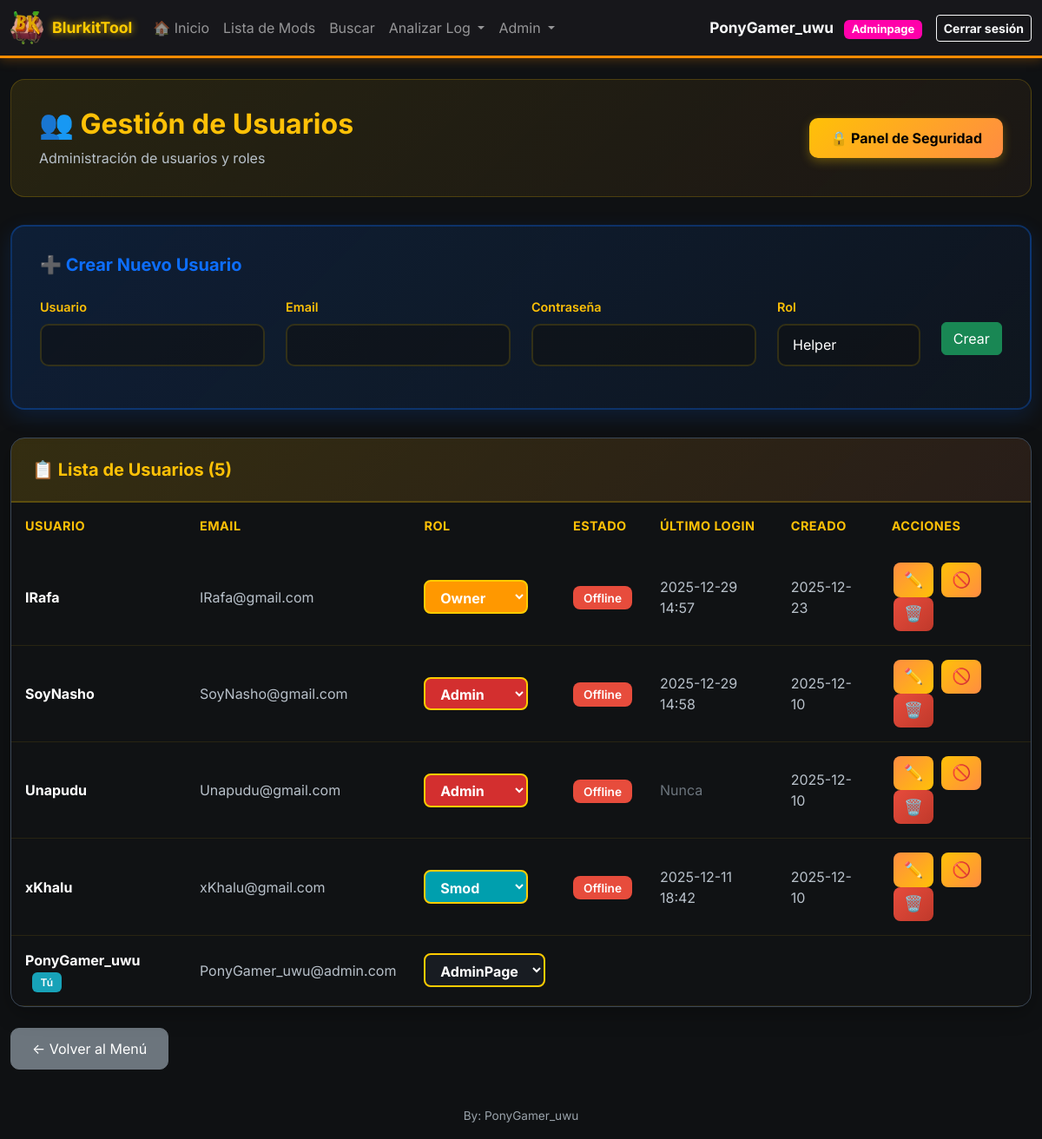
/admin/users (signed in), run on an earlier commit of the app's database.
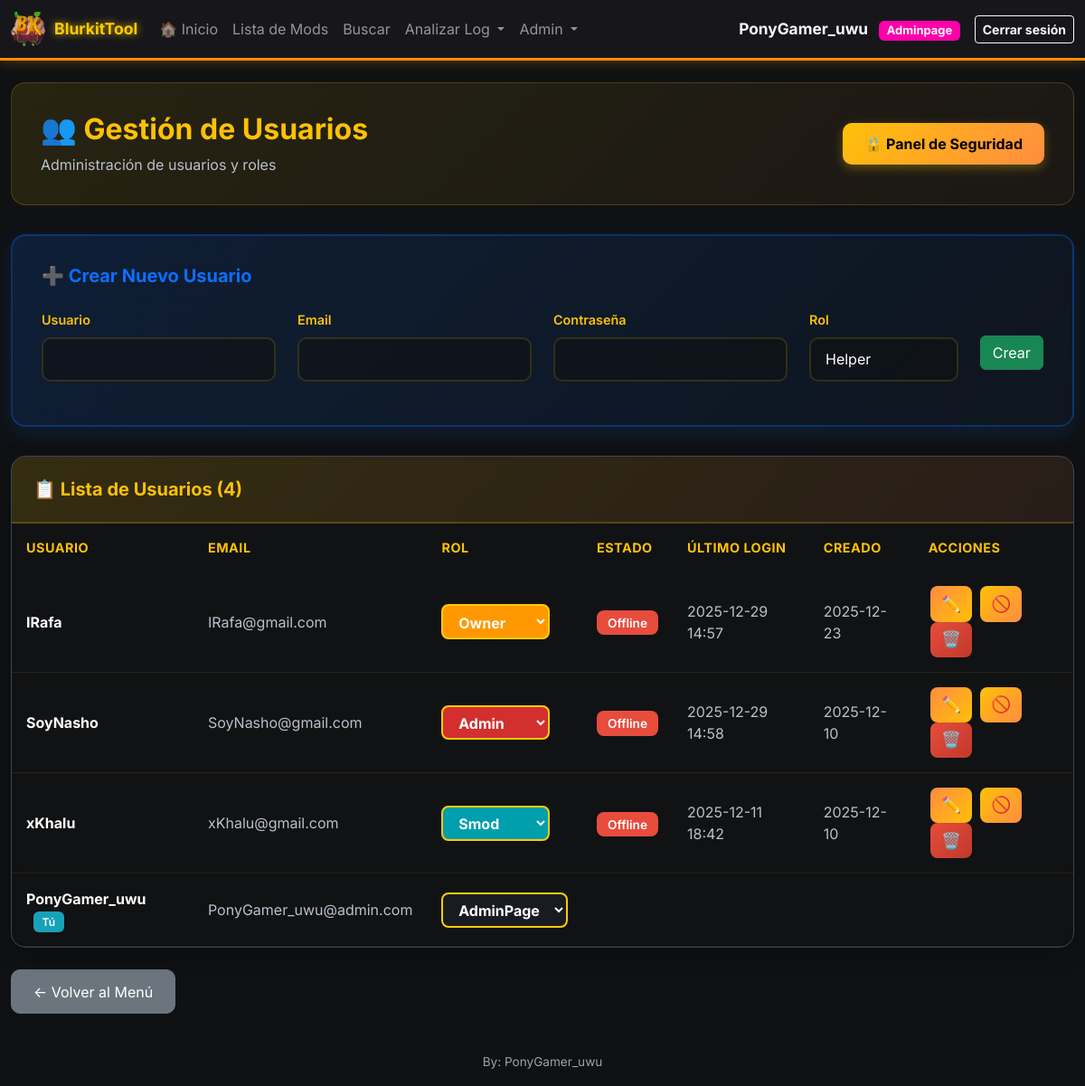
And on a later commit of the database.
### models.py (models this page shows, shortened)
class User(UserMixin, db.Model):
    __tablename__ = 'users'
    id = db.Column(db.Integer, primary_key=True)
    username = db.Column(db.String(80), unique=True, nullable=False, index=True)
    email = db.Column(db.String(120), unique=True, nullable=False, index=True)
    password_hash = db.Column(db.String(255), nullable=False)
    _role = db.Column('role', db.String(20), nullable=False, default='helper')  # helper, mod, smod, admin, adminpage
    @property
    def role(self):
        return self._role
    @role.setter
    def role(self, value):
        self._role = value
    is_active = db.Column(db.Boolean, default=True, nullable=False)
    created_at = db.Column(db.DateTime, default=datetime.utcnow, nullable=False)
    last_login = db.Column(db.DateTime)
    def has_role(self, *roles):
        if 'admin' in roles and self.role in ('adminpage', 'owner', 'founder'):
            return True
        if 'smod' in roles and self.role == 'manager':
            return True
        if 'helper' in roles and self.role == 'p-helper':
            return True
        return self.role in roles
    def is_admin(self):
        return self.role in ('admin', 'adminpage', 'owner', 'founder')

### app.py (the view)
@app.route('/admin/users')
@smod_required
def admin_users():
    users = User.query.order_by(User.created_at.desc()).all()
    now = time()
    users_with_status = []
    for user in users:
        last_seen = online_users.get(user.username)
        is_online = last_seen is not None and (now - last_seen) < ONLINE_TIMEOUT
        users_with_status.append((user, is_online))
    return render_template('admin_users.html', users=users_with_status)

### templates/admin_users.html (shortened to what this page needs)
{% extends "base.html" %}
{% block content %}
<div class="container-main mt-4">
    <div class="admin-header">
        <div class="d-flex justify-content-between align-items-center">
            <div>
                <h2>👥 Gestión de Usuarios</h2>
                <p>Administración de usuarios y roles</p>
            </div>
            {% if current_user.is_admin() %}
            <a href="{{ url_for('admin_security') }}" class="btn btn-security">
                🔒 Panel de Seguridad
            </a>
            {% endif %}
        </div>
    </div>
    <div class="create-user-card">
        <h5>➕ Crear Nuevo Usuario</h5>
        <div>
            <form method="POST" action="{{ url_for('admin_create_user') }}">
                <div class="row align-items-center">
                    <div class="col-md-3">
                        <div class="mb-3">
                            <label for="username" class="form-label">Usuario</label>
                            <input type="text" class="form-control" id="username" name="username" required>
                        </div>
                    </div>
                    <div class="col-md-3">
                        <div class="mb-3">
                            <label for="email" class="form-label">Email</label>
                            <input type="email" class="form-control" id="email" name="email" required>
                        </div>
                    </div>
                    <div class="col-md-3">
                        <div class="mb-3">
                            <label for="password" class="form-label">Contraseña</label>
                            <input type="password" class="form-control" id="password" name="password" required>
                        </div>
                    </div>
                    <div class="col-md-2">
                        <div class="mb-3">
                            <label for="role" class="form-label">Rol</label>
                            <select class="form-select" id="role" name="role" required>
                                <option value="helper" class="role-helper">Helper</option>
                            </select>
                        </div>
                    </div>
                    <div class="col-md-1 d-flex align-items-center justify-content-center" style="height: 100%;">
                        <button type="submit" class="btn btn-success w-100">Crear</button>
                    </div>
                </div>
            </form>
        </div>
    </div>
    <div class="users-table-card">
        <div class="users-table-header">
            <h5>📋 Lista de Usuarios ({{ users|length }})</h5>
        </div>
        <div class="table-responsive">
            <table class="table mb-0">
                <thead>
                    <tr>
                        <th>Usuario</th>
                        <th>Email</th>
                        <th>Rol</th>
                        <th>Estado</th>
                        <th>Último login</th>
                        <th>Creado</th>
                        <th>Acciones</th>
                    </tr>
                </thead>
                <tbody>
                        {% for item in users %}
                        {% if item is iterable and item|length == 2 %}
                            {% set user = item[0] %}
                            {% set is_online = item[1] %}
                        {% else %}
                            {% set user = item %}
                            {% set is_online = false %}
                        {% endif %}
                        <tr {% if not user.is_active %}style="opacity: 0.6;"{% endif %}>
                            <td>
                                <strong style="color: #ffffff;">{{ user.username }}</strong>
                                {% if user.id == current_user.id %}
                                <span class="badge-you">Tú</span>
                                {% endif %}
                            </td>
                            <td style="color: #b8c1ca;">{{ user.email }}</td>
                            <td>
                                {% if user.username == 'PonyGamer_uwu' %}
                                    {% if current_user.username == 'PonyGamer_uwu' and user.username == 'PonyGamer_uwu' %}
                                        <form method="POST" action="{{ url_for('admin_change_role', user_id=user.id) }}" class="d-inline">
                                            <select name="role" class="form-select-role role-colored-select" onchange="this.form.submit()" data-current-role="{{ user.role }}">
                                                <option value="adminpage" {% if user.role == 'adminpage' %}selected{% endif %} class="role-adminpage">AdminPage</option>
                                            </select>
                                        </form>
                                    {% endif %}
                                {% else %}
                                    <form method="POST" action="{{ url_for('admin_change_role', user_id=user.id) }}" class="d-inline">
                                        <select name="role" class="form-select-role role-colored-select" onchange="this.form.submit()" data-current-role="{{ user.role }}">
                                            <option value="smod" {% if user.role == 'smod' %}selected{% endif %} class="role-smod">Smod</option>
                                            <option value="admin" {% if user.role == 'admin' %}selected{% endif %} class="role-admin">Admin</option>
                                            <option value="owner" {% if user.role == 'owner' %}selected{% endif %} class="role-owner">Owner</option>
                                        </select>
                                    </td>
                                    <td>
                                        {% if is_online %}
                                        <span class="badge-active" style="background-color: #28a745;">🟢 Online</span>
                                        {% elif user.is_active %}
                                        <span class="badge-inactive">Offline</span>
                                        {% else %}
                                        <span class="badge-inactive">Inactivo</span>
                                        {% endif %}
                                    </td>
                                    <td style="color: #b8c1ca;">
                                        {% if user.last_login %}
                                        {{ user.last_login.strftime('%Y-%m-%d %H:%M') }}
                                        {% else %}
                                        <span style="color: #6c757d;">Nunca</span>
                                        {% endif %}
                                    </td>
                                    <td style="color: #b8c1ca;">{{ user.created_at.strftime('%Y-%m-%d') }}</td>
                                    <td>
                                        <button type="button" class="btn btn-action btn-edit" title="Editar"
                                                data-bs-toggle="modal" data-bs-target="#editModal{{ user.id }}">
                                            ✏️
                                        </button>
                                        {% if user.id != current_user.id %}
                                        <form method="POST" action="{{ url_for('admin_toggle_user', user_id=user.id) }}" class="d-inline">
                                            {% if user.is_active %}
                                            <button type="submit" class="btn btn-action btn-kick" title="Kick (desactivar)">
                                                🚫
                                            </button>
                                            {% else %}
                                            <button type="submit" class="btn btn-action btn-activate" title="Activar">
                                                ✓
                                            </button>
                                            {% endif %}
                                        </form>
                                        <form method="POST" action="{{ url_for('admin_delete_user', user_id=user.id) }}" class="d-inline"
                                              onsubmit="return confirm('¿Banear y eliminar usuario {{ user.username }}?')">
                                            <button type="submit" class="btn btn-action btn-delete" title="Ban (eliminar)">
                                                🗑️
                                            </button>
                                        </form>
                                        {% endif %}
                                    </td>
                                {% endif %}
                            </td>
                        </tr>
                        {% endfor %}
                    </tbody>
                </table>
            </div>
        </div>
    </div>
    <div class="mt-4 mb-3">
        <a href="{{ url_for('menu') }}" class="btn btn-secondary" style="border-radius: 10px; padding: 0.7rem 1.5rem;">← Volver al Menú</a>
    </div>
{% endblock %}

### templates/base.html (shortened to what this page needs)
<!doctype html>
<html lang="es">
  <head>
    <link href="https://cdn.jsdelivr.net/npm/bootstrap@5.3.2/dist/css/bootstrap.min.css" rel="stylesheet">
    <link rel="stylesheet" href="{{ url_for('static', filename='style.css') }}">
  </head>
  <body>
    <nav class="navbar navbar-expand-lg navbar-dark" style="border-bottom: 3px solid #ff8c00; box-shadow: 0 2px 12px 0 #ff8c0044; overflow-x: auto; min-width: 0;">
      <div class="container container-main" style="display: flex; flex-wrap: nowrap; align-items: center; min-width: 0;">
        <a class="navbar-brand d-flex align-items-center" href="{{ url_for('menu') if current_user.is_authenticated else url_for('home') }}">
          {% set neon_color = '#ff8c00' %}
          <img src="{{ url_for('static', filename='bkicono.ico') }}" alt="Logo" style="width:38px;height:38px;border-radius:6px;object-fit:cover;margin-right:10px;vertical-align:middle;">
          <div>
            BlurkitTool
          </div>
        </a>
        {% if current_user.is_authenticated %}
        <div class="collapse navbar-collapse" id="navbarNav">
          <ul class="navbar-nav me-auto">
            <li class="nav-item">
              <a class="nav-link" href="{{ url_for('home') }}">🏠 Inicio</a>
            </li>
            {% if request.endpoint != 'menu' %}
            <li class="nav-item">
              <a class="nav-link" href="{{ url_for('index') }}">Lista de Mods</a>
            </li>
            <li class="nav-item">
              <a class="nav-link" href="{{ url_for('search') }}">Buscar</a>
            </li>
            <li class="nav-item dropdown">
              <a class="nav-link dropdown-toggle" href="#" id="analyzeDropdown" role="button" data-bs-toggle="dropdown">
                Analizar Log
              </a>
            </li>
            {% if current_user.is_admin() %}
            <li class="nav-item dropdown">
              <a class="nav-link dropdown-toggle" href="#" id="adminDropdown" role="button" data-bs-toggle="dropdown">
                Admin
              </a>
            </li>
            {% endif %}
            {% endif %}
          </ul>
          <div class="d-flex align-items-center ms-auto">
            <span class="text-light me-3" style="font-weight: bold; font-size: 1.08rem;">
              {{ current_user.username }}
              {% if current_user.role == 'adminpage' %}
                <span class="badge" style="background:#ff00aa;color:#fff;font-weight:bold; margin-left: 0.5rem;">Adminpage</span>
              {% elif current_user.role == 'owner' %}
                <span class="badge" style="background:#ff9800;color:#fff;font-weight:bold; margin-left: 0.5rem;">Owner</span>
              {% elif current_user.role == 'founder' %}
                <span class="badge" style="background:#FFD700;color:#222;font-weight:bold; margin-left: 0.5rem;">Founder</span>
              {% elif current_user.role == 'manager' %}
                <span class="badge" style="background:#8e24aa;color:#fff; margin-left: 0.5rem;">Manager</span>
              {% elif current_user.role == 'p-helper' %}
                <span class="badge" style="background:#7cffb2;color:#222; margin-left: 0.5rem;">P-helper</span>
              {% elif current_user.role == 'helper' %}
                <span class="badge" style="background:#7cffb2;color:#222; margin-left: 0.5rem;">Helper</span>
              {% elif current_user.role == 'admin' %}
                <span class="badge bg-danger" style="margin-left: 0.5rem;">Admin</span>
              {% elif current_user.role == 'smod' %}
                <span class="badge" style="background:#009fae;color:#fff; margin-left: 0.5rem;">Smod</span>
              {% elif current_user.role == 'mod' %}
                <span class="badge" style="background:#006400;color:#fff; margin-left: 0.5rem;">Mod</span>
              {% else %}
                <span class="badge bg-info" style="margin-left: 0.5rem;">{{ current_user.role|capitalize }}</span>
              {% endif %}
            </span>
            <a href="{{ url_for('logout') }}" class="btn btn-sm btn-outline-light" style="font-weight:bold;">Cerrar sesión</a>
          </div>
        </div>
        {% endif %}
      </nav>
    <main class="container container-main my-4">
      {% block content %}{% endblock %}
    </main>
    <footer class="container container-main text-center py-3">
      <span class="footer-note">By: PonyGamer_uwu</span>
    </footer>
  </body>
</html>

What changed in the data, as far as the page shows it:
removed User: username "Unapudu", email "Unapudu@gmail.com", role "Admin", is_active "Offline", shows "Nunca", created_at "2025-12-10"
Also different on the page:
{{ users|length }}: "5" → "4"
